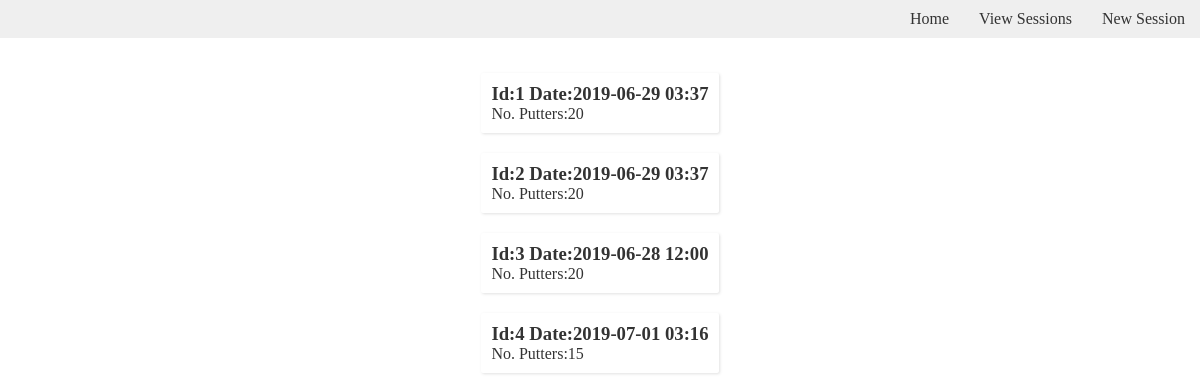
/puttsesh/view (signed in), run on an earlier commit of the app's database.
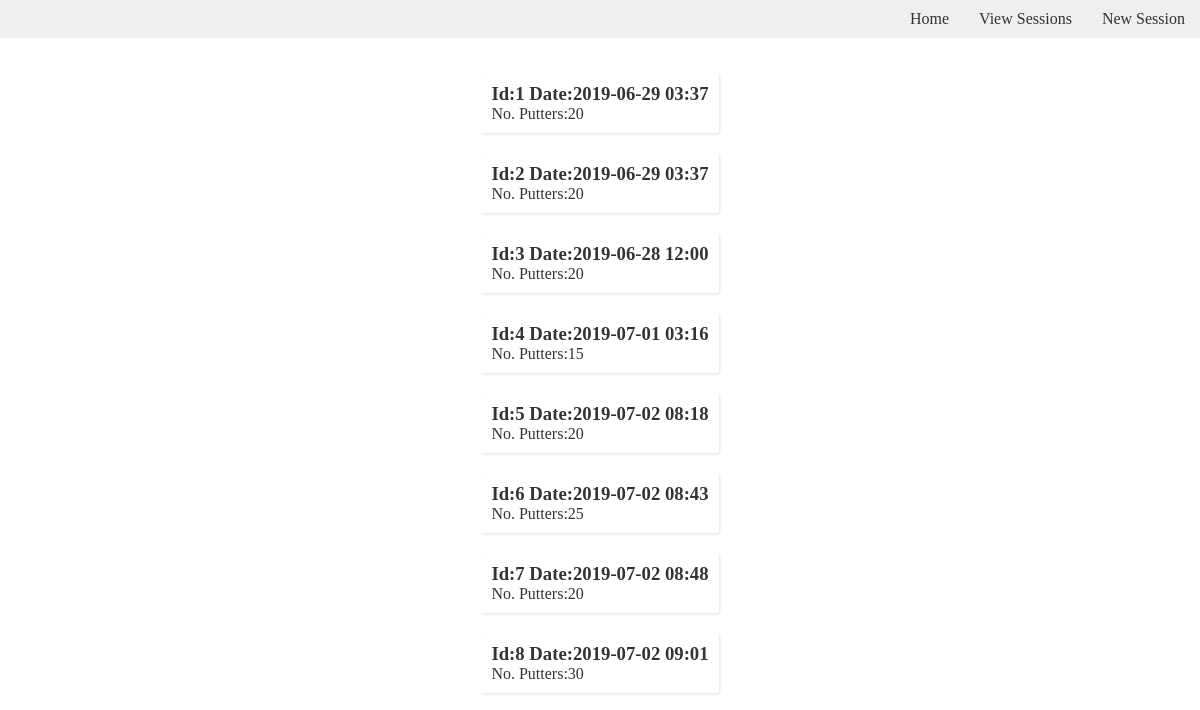
And on a later commit of the database.
### model.py (models this page shows)
class PuttSesh(Model):
    user = ForeignKeyField(User, field=User.username, on_delete='CASCADE')
    date = DateTimeField()
    no_putters = IntegerField()
    class Meta:
        database = db

### main.py (the view)
@app.route('/puttsesh/view')
@login_required
def view_puttsesh():
    all_sessions = PuttSesh.select()
    return render_template('view_puttsesh.jinja2', all_sessions=all_sessions)

### main.py (called while the page is built)
def login_required(f):
    @wraps(f)
    def wrap(*args, **kwargs):
        if 'logged_in_user' in session:
            return f(*args, **kwargs)
        else:
            return redirect(url_for('login'))
    return wrap

### templates/view_puttsesh.jinja2
{% extends "base.jinja2" %}
{% block content %}
<div class='outer-container puttsesh-container'>
{% for session in all_sessions %}
<a class="puttsesh-link" href="{{ url_for('view_puttsesh_single', sesh_id=session.id) }}">
    <h3>Id:{{ session.id }} Date:{{ session.date.strftime('%Y-%m-%d %I:%M') }}</h3>
    <p>No. Putters:{{ session.no_putters }}</p>
</a>
{% endfor %}
</div>
{% endblock content %}

### templates/base.jinja2 (shortened to what this page needs)
<!doctype html>
<html lang="en">
<head>
<link rel='stylesheet' href="{{ url_for('static', filename='css/main.css') }}">
</head>
<body>
	<nav>
		<a href="{{ url_for('home') }}">Home</a>
		<a href="{{ url_for('view_puttsesh') }}">View Sessions</a>
		{% if session.get('current_sesh_id') %}
			<a href="{{ url_for('current_puttsesh', sesh_id=session.get('current_sesh_id')) }}">Current Puttsesh</a>
		{% else %}
			<a href="{{ url_for('new_puttsesh') }}">New Session</a>
		{% endif %}
	</nav>
	{% block content %} {% endblock content %}
</body>
</html>

### static/css/main.css (style rules this page uses)
:root { --main-box-shadow: 1px 1px 3px 0px rgba(51, 51, 51, 0.15); --white-font: #efefef; --dark-grey-font: #333; --grey-font: #666; --light-grey-font: #bbb; --red: #cc0000; --darker-red: #bb0000; --transition-time: 300ms; }
* { box-sizing: border-box; margin: 0; padding: 0; }
nav { background: var(--white-font); display: flex; justify-content: flex-end; }
nav a { color: var(--dark-grey-font); padding: 10px 15px; text-decoration: none; transition: var(--transition-time); }
.outer-container { display: flex; justify-content: space-around; padding: 25px 0 0 0; width: 100%; }
.puttsesh-container { align-items: center; display: flex; flex-direction: column; }
.puttsesh-container { align-items: center; flex-direction: column; }
.puttsesh-link { border-radius: 2px; box-shadow: var(--main-box-shadow); color: var(--dark-grey-font); margin: 10px 0; padding: 10px; text-decoration: none; transition: var(--transition-time); }

What changed in the data, as far as the page shows it:
added PuttSesh: id "5", date "2019-07-02 08:18", no_putters "20"
added PuttSesh: id "6", date "2019-07-02 08:43", no_putters "25"
added PuttSesh: id "7", date "2019-07-02 08:48", no_putters "20"
added PuttSesh: id "8", date "2019-07-02 09:01", no_putters "30"
